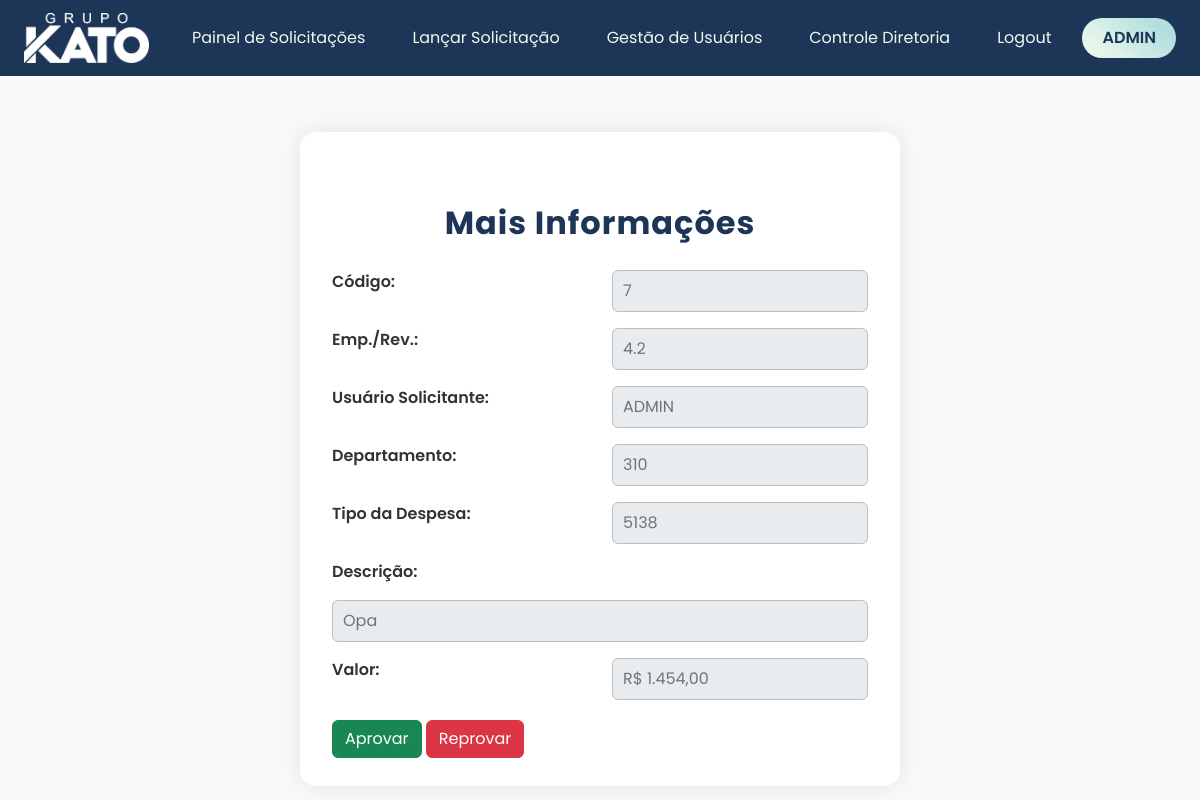
Page /controle-diretoria/mais-info/7 (signed in) on the earlier database version.
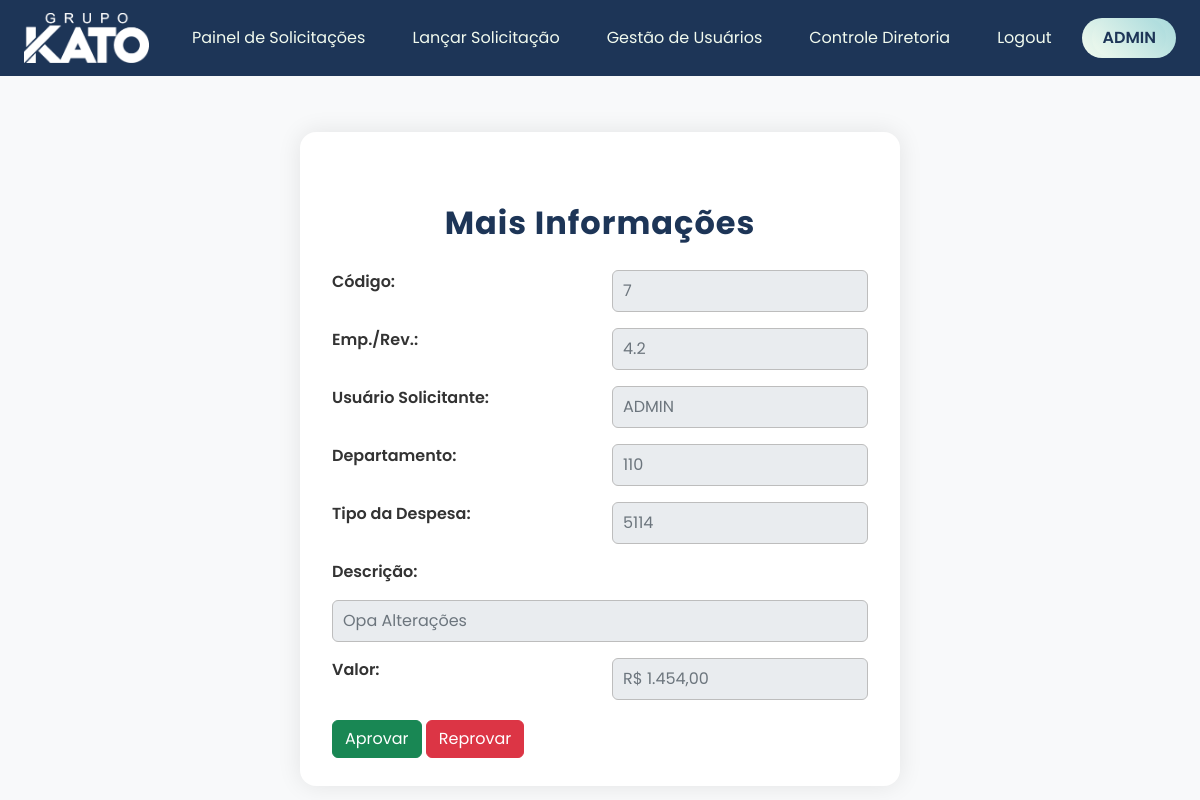
Same page on the later database version.
### models/database.py (models this page shows)
class Solicitacoes(Model):
    EMPRESA = IntegerField()
    REVENDA = IntegerField()
    USUARIO_SOLICITANTE = CharField()
    DEPARTAMENTO = CharField()
    TIPO_DESPESA = CharField()
    DESCRICAO = CharField()
    VALOR = FloatField()
    STATUS = CharField()
    MOTIVO_REPROVA = CharField()
    class Meta:
        database = db

### routes/blueprint_controle_diretoria.py (the view)
@blueprint_controle_diretoria.route('/mais-info/<int:id>', methods=['POST', 'GET'])
@login_required
@role_required('ADMIN', 'DIRETORIA')
def mais_info_cd(id):
    solicitacao = Solicitacoes.get_or_none(Solicitacoes.id == id)
    return render_template('mais_info_cd.html', usuario_logado=current_user.USUARIO, solicitacao=solicitacao)

### main.py (called while the page is built)
@login_manager.user_loader
def load_user(user_id):
    try:
        return Usuarios.get(Usuarios.id == int(user_id))
    except Usuarios.DoesNotExist:
        return None

### templates/mais_info_cd.html (shortened to what this page needs)
<!DOCTYPE html>
<html lang="pt-br">
<head>
    <link href="https://cdn.jsdelivr.net/npm/bootstrap@5.3.0/dist/css/bootstrap.min.css" rel="stylesheet">
    <link rel="stylesheet" href="{{ url_for('static', filename='css/mais_info_cd.css')}}">
</head>
<body>
    <header>
        <nav class="navbar navbar-light bg-dark px-4">
            <a class="navbar-brand" href="{{ url_for('blueprint_painel_solicitacoes.painel_solicitacoes') }}"><img src="{{ url_for('static', filename='img/Logo - Grupo Kato Branco.png') }}" alt="Logo KATO"></a>
            <ul class="nav">
                <li class="nav-item">
                    <a class="nav-link text-white" href="{{ url_for('blueprint_painel_solicitacoes.painel_solicitacoes') }}">Painel de Solicitações</a>
                </li>
                <li class="nav-item">
                    <a class="nav-link text-white" href="{{ url_for('blueprint_lancar_solicitacao.lancar_solicitacao') }}">Lançar Solicitação</a>
                </li>
                {% if current_user.FUNCAO == 'ADMIN' %}
                    <li class="nav-item">
                        <a class="nav-link text-white" href="{{ url_for('blueprint_gestao_usuarios.gestao_usuarios') }}">Gestão de Usuários</a>
                    </li>
                {% endif %}
                {% if current_user.FUNCAO == 'ADMIN' or current_user.FUNCAO == 'DIRETORIA' %}
                    <li class="nav-item">
                        <a class="nav-link text-white" href="{{ url_for('blueprint_controle_diretoria.controle_diretoria') }}">Controle Diretoria</a>
                    </li>
                {% endif %}
                <li class="nav-item">
                    <a class="nav-link text-white" href="{{ url_for('blueprint_principal.logout') }}">Logout</a>
                </li>
                <li class="user">
                    <a class="user" href="">{{ usuario_logado }}</a>
                </li>
            </ul>
        </nav>
    </header>
    <main>
        <div class="container">
            <h2 class="titulo">Mais Informações</h2>
            <form action="#" method="POST" class="formulario">
                <label for="id_solicitacao_id">Código:</label>
                <input type="text" readonly id="id_solicitacao_id" name="id" value="{{ solicitacao.id }}">
                <label for="empresa_revenda_id">Emp./Rev.:</label>
                <input type="text" readonly id="empresa_revenda_id" name="empresa_revenda" value="{{ solicitacao.EMPRESA }}.{{ solicitacao.REVENDA }}">
                <label for="usuario_solicitante_id">Usuário Solicitante:</label>
                <input type="text" readonly id="usuario_solicitante_id" name="usuario_solicitante" value="{{ solicitacao.USUARIO_SOLICITANTE }}">
                <label for="departamento_id">Departamento:</label>
                <input type="text" readonly id="departamento_id" name="departamento" value="{{ solicitacao.DEPARTAMENTO }}">
                <label for="tipo_despesa_id">Tipo da Despesa:</label>
                <input type="text" readonly id="tipo_despesa_id" name="tipo_despesa" value="{{ solicitacao.TIPO_DESPESA }}">
                <label for="descricao_id">Descrição:</label>
                <input type="text" readonly id="descricao_id" name="descricao" value="{{ solicitacao.DESCRICAO }}">
                <label for="valor_id">Valor:</label>
                <input type="text" readonly id="valor_id" name="valor" value="R$ {{ "{:,.2f}".format(solicitacao.VALOR).replace(',',"X").replace(".", ",").replace("X", ".") }}">
            </form>
            <button class="btn btn-success" data-bs-toggle="modal" data-bs-target="#confirmModal{{ solicitacao.id }}">Aprovar</button>
            <button class="btn btn-danger" data-bs-toggle="modal" data-bs-target="#modalReprovar{{ solicitacao.id }}">Reprovar</button>
        </div>
    </main>
</body>
</html>

Differences in the rows shown:
changed Solicitacoes "ADMIN": departamento "310" → "110"; tipo_despesa "5138" → "5114"; descricao "Opa" → "Opa Alterações"
